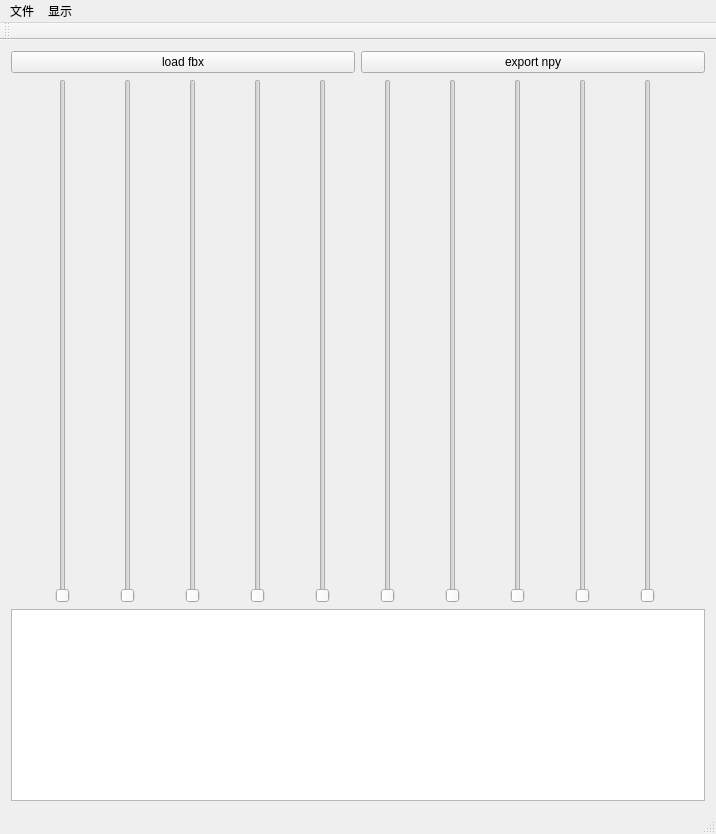
<?xml version="1.0" encoding="UTF-8"?>
<ui version="4.0">
 <class>MainWindow</class>
 <widget class="QMainWindow" name="MainWindow">
  <property name="geometry">
   <rect>
    <x>0</x>
    <y>0</y>
    <width>716</width>
    <height>834</height>
   </rect>
  </property>
  <property name="windowTitle">
   <string>MainWindow</string>
  </property>
  <widget class="QWidget" name="centralWidget">
   <layout class="QGridLayout" name="gridLayout_2" rowstretch="1,3,1,0">
    <item row="3" column="0" colspan="2">
     <widget class="QTreeView" name="treeView"/>
    </item>
    <item row="0" column="1">
     <widget class="QPushButton" name="save">
      <property name="text">
       <string>export npy</string>
      </property>
     </widget>
    </item>
    <item row="0" column="0">
     <widget class="QPushButton" name="load">
      <property name="text">
       <string>load fbx</string>
      </property>
     </widget>
    </item>
    <item row="1" column="0" colspan="2">
     <layout class="QVBoxLayout" name="modelLayout"/>
    </item>
    <item row="2" column="0" colspan="2">
     <layout class="QHBoxLayout" name="horizontalLayout">
      <item>
       <widget class="QSlider" name="verticalSlider1">
        <property name="maximum">
         <number>2999</number>
        </property>
        <property name="orientation">
         <enum>Qt::Vertical</enum>
        </property>
       </widget>
      </item>
      <item>
       <widget class="QSlider" name="verticalSlider2">
        <property name="maximum">
         <number>2999</number>
        </property>
        <property name="orientation">
         <enum>Qt::Vertical</enum>
        </property>
       </widget>
      </item>
      <item>
       <widget class="QSlider" name="verticalSlider3">
        <property name="maximum">
         <number>2999</number>
        </property>
        <property name="orientation">
         <enum>Qt::Vertical</enum>
        </property>
       </widget>
      </item>
      <item>
       <widget class="QSlider" name="verticalSlider4">
        <property name="maximum">
         <number>2999</number>
        </property>
        <property name="orientation">
         <enum>Qt::Vertical</enum>
        </property>
       </widget>
      </item>
      <item>
       <widget class="QSlider" name="verticalSlider5">
        <property name="maximum">
         <number>2999</number>
        </property>
        <property name="orientation">
         <enum>Qt::Vertical</enum>
        </property>
       </widget>
      </item>
      <item>
       <widget class="QSlider" name="verticalSlider6">
        <property name="maximum">
         <number>2999</number>
        </property>
        <property name="orientation">
         <enum>Qt::Vertical</enum>
        </property>
       </widget>
      </item>
      <item>
       <widget class="QSlider" name="verticalSlider7">
        <property name="maximum">
         <number>2999</number>
        </property>
        <property name="orientation">
         <enum>Qt::Vertical</enum>
        </property>
       </widget>
      </item>
      <item>
       <widget class="QSlider" name="verticalSlider8">
        <property name="maximum">
         <number>2999</number>
        </property>
        <property name="orientation">
         <enum>Qt::Vertical</enum>
        </property>
       </widget>
      </item>
      <item>
       <widget class="QSlider" name="verticalSlider9">
        <property name="maximum">
         <number>2999</number>
        </property>
        <property name="orientation">
         <enum>Qt::Vertical</enum>
        </property>
       </widget>
      </item>
      <item>
       <widget class="QSlider" name="verticalSlider10">
        <property name="maximum">
         <number>2999</number>
        </property>
        <property name="orientation">
         <enum>Qt::Vertical</enum>
        </property>
       </widget>
      </item>
     </layout>
    </item>
   </layout>
  </widget>
  <widget class="QMenuBar" name="menuBar">
   <property name="geometry">
    <rect>
     <x>0</x>
     <y>0</y>
     <width>716</width>
     <height>23</height>
    </rect>
   </property>
   <widget class="QMenu" name="menu">
    <property name="title">
     <string>文件</string>
    </property>
    <addaction name="setting"/>
   </widget>
   <widget class="QMenu" name="menu_2">
    <property name="title">
     <string>显示</string>
    </property>
    <addaction name="actionPOINTS"/>
    <addaction name="actionFACE"/>
    <addaction name="actionCONTOUR_LINE"/>
    <addaction name="actionFACE_CONTOUR_LINE"/>
   </widget>
   <addaction name="menu"/>
   <addaction name="menu_2"/>
  </widget>
  <widget class="QToolBar" name="mainToolBar">
   <attribute name="toolBarArea">
    <enum>TopToolBarArea</enum>
   </attribute>
   <attribute name="toolBarBreak">
    <bool>false</bool>
   </attribute>
  </widget>
  <widget class="QStatusBar" name="statusBar"/>
  <action name="setting">
   <property name="icon">
    <iconset resource="icon.qrc">
     <normaloff>:/iconImage/img/settings.png</normaloff>:/iconImage/img/settings.png</iconset>
   </property>
   <property name="text">
    <string>设置</string>
   </property>
  </action>
  <action name="actionPOINTS">
   <property name="checkable">
    <bool>true</bool>
   </property>
   <property name="text">
    <string>POINTS</string>
   </property>
  </action>
  <action name="actionFACE">
   <property name="checkable">
    <bool>true</bool>
   </property>
   <property name="text">
    <string>FACE</string>
   </property>
  </action>
  <action name="actionCONTOUR_LINE">
   <property name="checkable">
    <bool>true</bool>
   </property>
   <property name="text">
    <string>CONTOUR_LINE</string>
   </property>
  </action>
  <action name="actionFACE_CONTOUR_LINE">
   <property name="checkable">
    <bool>true</bool>
   </property>
   <property name="text">
    <string>FACE_CONTOUR_LINE</string>
   </property>
  </action>
 </widget>
 <layoutdefault spacing="6" margin="11"/>
 <resources>
  <include location="icon.qrc"/>
 </resources>
 <connections/>
</ui>
